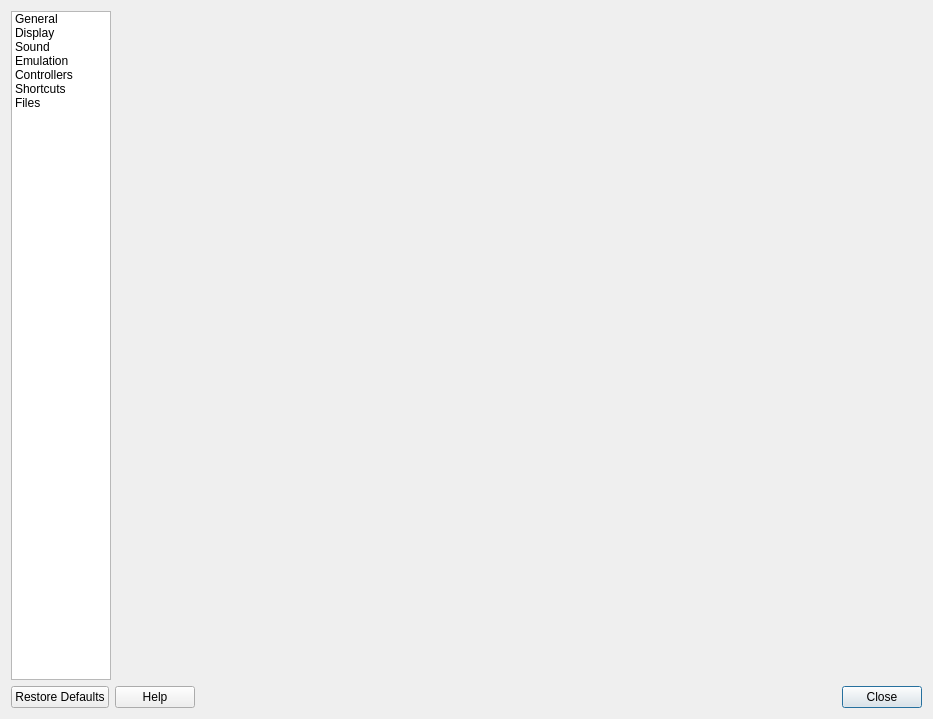
<?xml version="1.0" encoding="UTF-8"?>
<ui version="4.0">
 <class>EmuSettingsWindow</class>
 <widget class="QDialog" name="EmuSettingsWindow">
  <property name="geometry">
   <rect>
    <x>0</x>
    <y>0</y>
    <width>933</width>
    <height>719</height>
   </rect>
  </property>
  <property name="focusPolicy">
   <enum>Qt::NoFocus</enum>
  </property>
  <property name="windowTitle">
   <string>Settings</string>
  </property>
  <layout class="QVBoxLayout" name="verticalLayout">
   <item>
    <layout class="QHBoxLayout" name="horizontalLayout_2">
     <item>
      <widget class="QListWidget" name="panelList">
       <property name="sizePolicy">
        <sizepolicy hsizetype="Preferred" vsizetype="Expanding">
         <horstretch>0</horstretch>
         <verstretch>0</verstretch>
        </sizepolicy>
       </property>
       <property name="sizeAdjustPolicy">
        <enum>QAbstractScrollArea::AdjustToContents</enum>
       </property>
       <property name="resizeMode">
        <enum>QListView::Fixed</enum>
       </property>
       <item>
        <property name="text">
         <string>General</string>
        </property>
        <property name="icon">
         <iconset resource="resources/snes9x.qrc">
          <normaloff>:/icons/blackicons/settings.svg</normaloff>:/icons/blackicons/settings.svg</iconset>
        </property>
       </item>
       <item>
        <property name="text">
         <string>Display</string>
        </property>
        <property name="icon">
         <iconset resource="resources/snes9x.qrc">
          <normaloff>:/icons/blackicons/display.svg</normaloff>:/icons/blackicons/display.svg</iconset>
        </property>
       </item>
       <item>
        <property name="text">
         <string>Sound</string>
        </property>
        <property name="icon">
         <iconset resource="resources/snes9x.qrc">
          <normaloff>:/icons/blackicons/sound.svg</normaloff>:/icons/blackicons/sound.svg</iconset>
        </property>
       </item>
       <item>
        <property name="text">
         <string>Emulation</string>
        </property>
        <property name="icon">
         <iconset resource="resources/snes9x.qrc">
          <normaloff>:/icons/blackicons/emulation.svg</normaloff>:/icons/blackicons/emulation.svg</iconset>
        </property>
       </item>
       <item>
        <property name="text">
         <string>Controllers</string>
        </property>
        <property name="icon">
         <iconset resource="resources/snes9x.qrc">
          <normaloff>:/icons/blackicons/joypad.svg</normaloff>:/icons/blackicons/joypad.svg</iconset>
        </property>
       </item>
       <item>
        <property name="text">
         <string>Shortcuts</string>
        </property>
        <property name="icon">
         <iconset resource="resources/snes9x.qrc">
          <normaloff>:/icons/blackicons/keyboard.svg</normaloff>:/icons/blackicons/keyboard.svg</iconset>
        </property>
       </item>
       <item>
        <property name="text">
         <string>Files</string>
        </property>
        <property name="icon">
         <iconset resource="resources/snes9x.qrc">
          <normaloff>:/icons/blackicons/folders.svg</normaloff>:/icons/blackicons/folders.svg</iconset>
        </property>
       </item>
      </widget>
     </item>
     <item>
      <widget class="QStackedWidget" name="stackedWidget">
       <property name="sizePolicy">
        <sizepolicy hsizetype="Expanding" vsizetype="Preferred">
         <horstretch>0</horstretch>
         <verstretch>0</verstretch>
        </sizepolicy>
       </property>
      </widget>
     </item>
    </layout>
   </item>
   <item>
    <layout class="QHBoxLayout" name="horizontalLayout">
     <item>
      <widget class="QPushButton" name="defaultsButton">
       <property name="focusPolicy">
        <enum>Qt::NoFocus</enum>
       </property>
       <property name="toolTip">
        <string>Restore all settings on the current page to their default values.</string>
       </property>
       <property name="whatsThis">
        <string>Restore all settings on the current page to their default values.</string>
       </property>
       <property name="text">
        <string>Restore Defaults</string>
       </property>
       <property name="autoDefault">
        <bool>false</bool>
       </property>
      </widget>
     </item>
     <item>
      <widget class="QPushButton" name="pushButton_help">
       <property name="toolTip">
        <string>Click on a setting to find out more info.</string>
       </property>
       <property name="text">
        <string>Help</string>
       </property>
       <property name="autoDefault">
        <bool>false</bool>
       </property>
      </widget>
     </item>
     <item>
      <spacer name="horizontalSpacer">
       <property name="orientation">
        <enum>Qt::Horizontal</enum>
       </property>
       <property name="sizeHint" stdset="0">
        <size>
         <width>40</width>
         <height>20</height>
        </size>
       </property>
      </spacer>
     </item>
     <item>
      <widget class="QPushButton" name="closeButton">
       <property name="text">
        <string>Close</string>
       </property>
      </widget>
     </item>
    </layout>
   </item>
  </layout>
 </widget>
 <resources>
  <include location="resources/snes9x.qrc"/>
 </resources>
 <connections/>
</ui>
